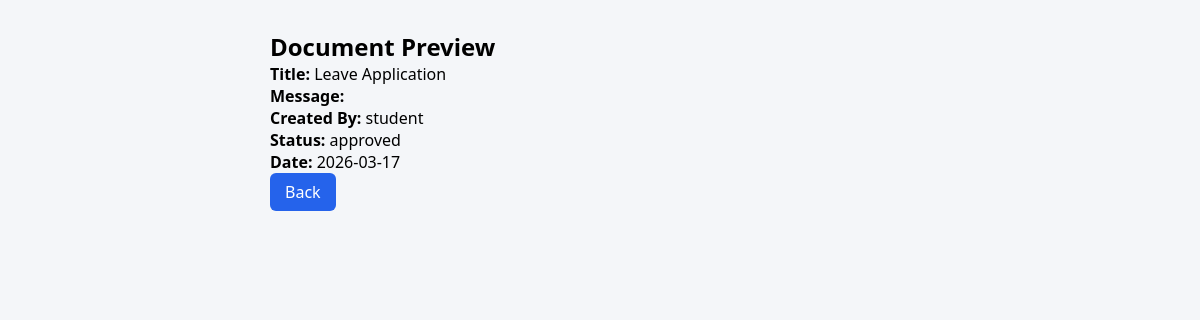
The app's page /preview/1 (signed in) with its own data.
### database.py (models this page shows)
class Document(db.Model):
    id = db.Column(db.Integer, primary_key=True)
    title = db.Column(db.String(200))
    template_name = db.Column(db.String(200))
    filename = db.Column(db.String(200))
    department = db.Column(db.String(200))
    content = db.Column(db.Text)
    authority = db.Column(db.String(200))
    date = db.Column(db.String(100))
    created_by = db.Column(db.String(100))
    created_at = db.Column(db.DateTime, default=datetime.utcnow)
    status = db.Column(db.String(50), default="pending")
    approved_by_faculty = db.Column(db.Boolean, default=False)
    approved_by_hod = db.Column(db.Boolean, default=False)
    approved_by_dean = db.Column(db.Boolean, default=False)

### app.py (the view)
@app.route("/preview/<int:doc_id>")
@login_required
def preview(doc_id):
    doc = DocModel.query.get_or_404(doc_id)
    return render_template("preview.html", doc=doc)

### app.py (called while the page is built)
@login_manager.user_loader
def load_user(user_id):
    return User.query.get(int(user_id))

### templates/preview.html (shortened to what this page needs)
<!DOCTYPE html>
<html>
<head>
    <link rel="stylesheet" href="{{ url_for('static', filename='style.css') }}">
</head>
<body>
<div class="main-content">
    <h2>Document Preview</h2>
    <p><strong>Title:</strong> {{ doc.title }}</p>
    <p><strong>Message:</strong> {{ doc.message }}</p>
    <p><strong>Created By:</strong> {{ doc.created_by }}</p>
    <p><strong>Status:</strong> {{ doc.status }}</p>
    <p><strong>Date:</strong> {{ doc.created_at.strftime('%Y-%m-%d') }}</p>
    <a href="/dashboard" class="btn">Back</a>
</div>
</body>
</html>

### static/style.css (style rules this page uses)
* { margin: 0; padding: 0; box-sizing: border-box; }
body { font-family: "Segoe UI", Arial, sans-serif; background-color: #f4f6f9; }
.main-content { margin-left: 240px; padding: 30px; }
.btn { padding: 8px 15px; background: #2563eb; color: white; text-decoration: none; border-radius: 6px; display: inline-block; }

### records on screen
Document: title "Leave Application", created_by "student", status "approved", created_at "2026-03-17"
